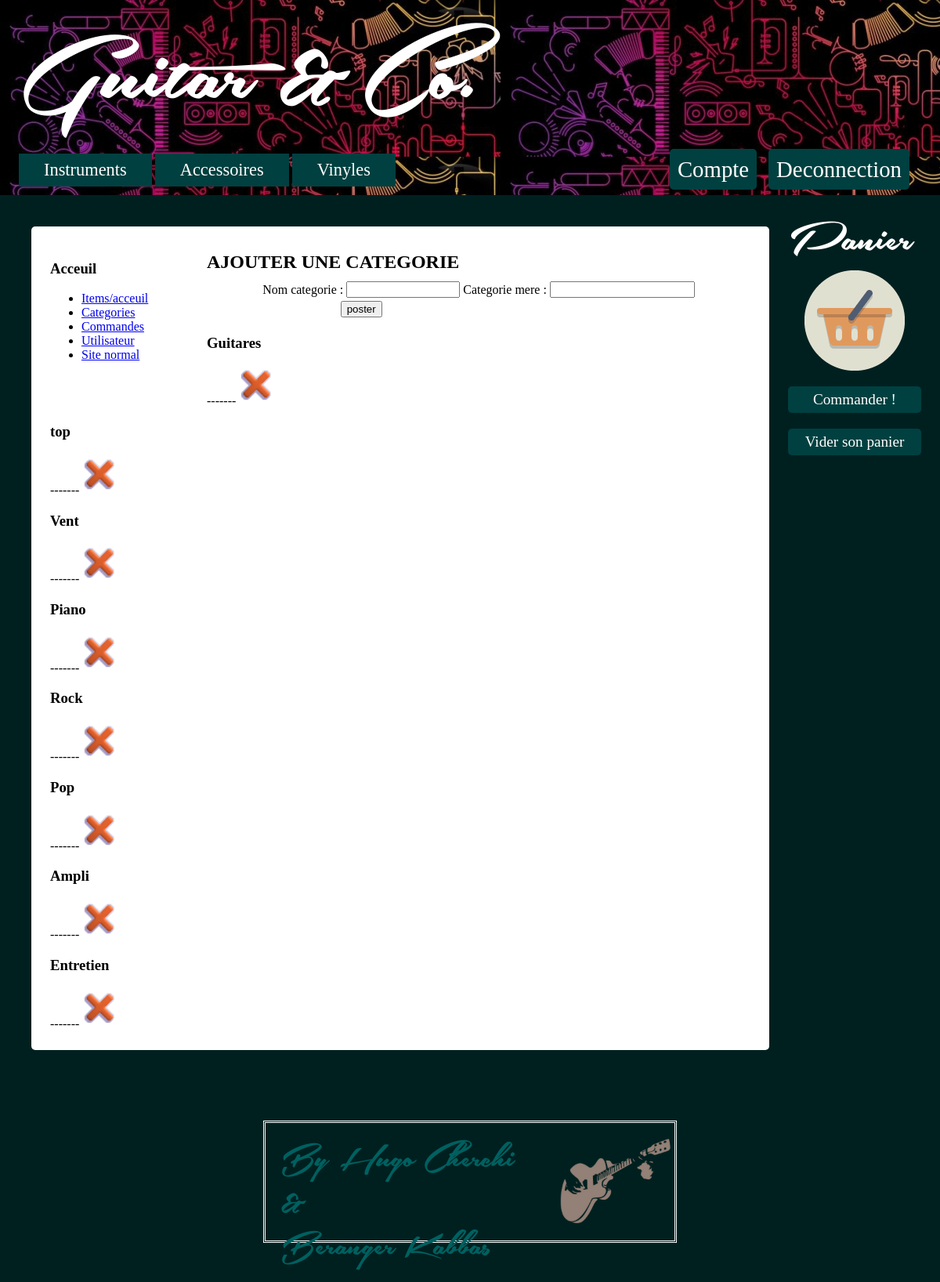
The app's page /categories.php (signed in) with its own data.
### tables this page shows
CREATE TABLE IF NOT EXISTS `categories` (
  `id` int(11) NOT NULL AUTO_INCREMENT,
  `name` varchar(150) NOT NULL,
  `description` text NOT NULL,
  `image_url` varchar(200) NOT NULL,
  `categorie-master` int(11) NOT NULL,
  PRIMARY KEY (`id`)
);

### database_operations.php (called while the page is built, shortened)
<?php
function get_categories($database)
{
	$items = array();
	$request = "SELECT * FROM categories";
	$sql = mysqli_query($database, $request);
	while ($row = mysqli_fetch_assoc($sql))
			$items[] = $row;
	return $items;
}
?>

### categories.php (the view, shortened to what this page needs)
<?php
include("elements/header.php");
$database = connect_database();
?>
<!DOCTYPE html>
<html>
	<head>
		<link rel="stylesheet" type="text/css" href="index.css">
	</head>
	<body>
		<section>
			<div class="vitrine">
					<div id="menu_admin">
					   <div class="element_menu_admin">
						   <h3>Acceuil</h3>
						   <ul>
							   <li><a href="admin.php">Items/acceuil</a></li>
							   <li><a href="categories.php">Categories</a></li>
							   <li><a href="command.php">Commandes</a></li>
							   <li><a href="user.php">Utilisateur</a></li>
							   <li><a href="index.php">Site normal</a></li>
						   </ul></div>
					</div>
					<div id="corps">
					<h2>AJOUTER UNE CATEGORIE</h3>
					<?php
					if (empty($_POST['submit']))
						{
					?>
					<form id="categorie" action="categories.php" method="post" onsubmit="return verif()">
					<table align="center">
						<tr>
							<td>Nom categorie :</td>
							<td><input name="name" type="text" size="15" />
							<td>Categorie mere :</td>
							<td><input name="master" type="number" size="15" />
						</tr><tr>
							<td colspan="2" align="center"><input name="submit" type="submit" value="poster" /></td>
						</tr>
					</table>
					</form>
					<?php
							}
						else
							{
							$row = array("name" => $_POST["name"], "categorie-master" => $_POST["master"]);
									create_categorie($database, $row);
									echo "categorie ajouté avec succès			"?> <a href="categories.php"><?php echo "Ajouter une nouvelle categorie";?></a>
					<?php
							}
					$categories= get_categories($database);
					foreach($categories as $selected){
					?>
						<h3><?php echo $selected['name']; ?></h3>
					-------<a href=# onclick="JavaScript:window.open('delete_categorie.php?id=<?php echo $selected['id'] ?>','delete',',toolbar=no, width=300, height=200, scrollbar=no')"><img src="img/delete.png" width="50px" height="50"/></a>
					<?php
					}
					?>
				</div>
			</div>
			<?PHP include("elements/panier.php"); ?>
		</section>
		<?PHP include("elements/footer.php"); ?>
	</body>
</html>

### index.css (style rules this page uses)
body { font-family: times; background-color: #002020; max-width: 1500px; margin: auto; }
section { display: flex; justify-content: space-between; }
.item h1, h2 { margin: 8px; }
.vitrine { min-width: 650px; flex: 3; margin: 40px; margin-right: 0; padding: 2%; border-radius: 5px; background-color: white; }
#menu_admin { float: left; width: 200px; }

### records on screen
categories: name "Guitares"
categories: name "top", $selected['id'] 2 (drawn)
categories: name "Vent", $selected['id'] 3 (drawn)
categories: name "Piano"
categories: name "Rock"
categories: name "Pop"
categories: name "Ampli"
categories: name "Entretien"
